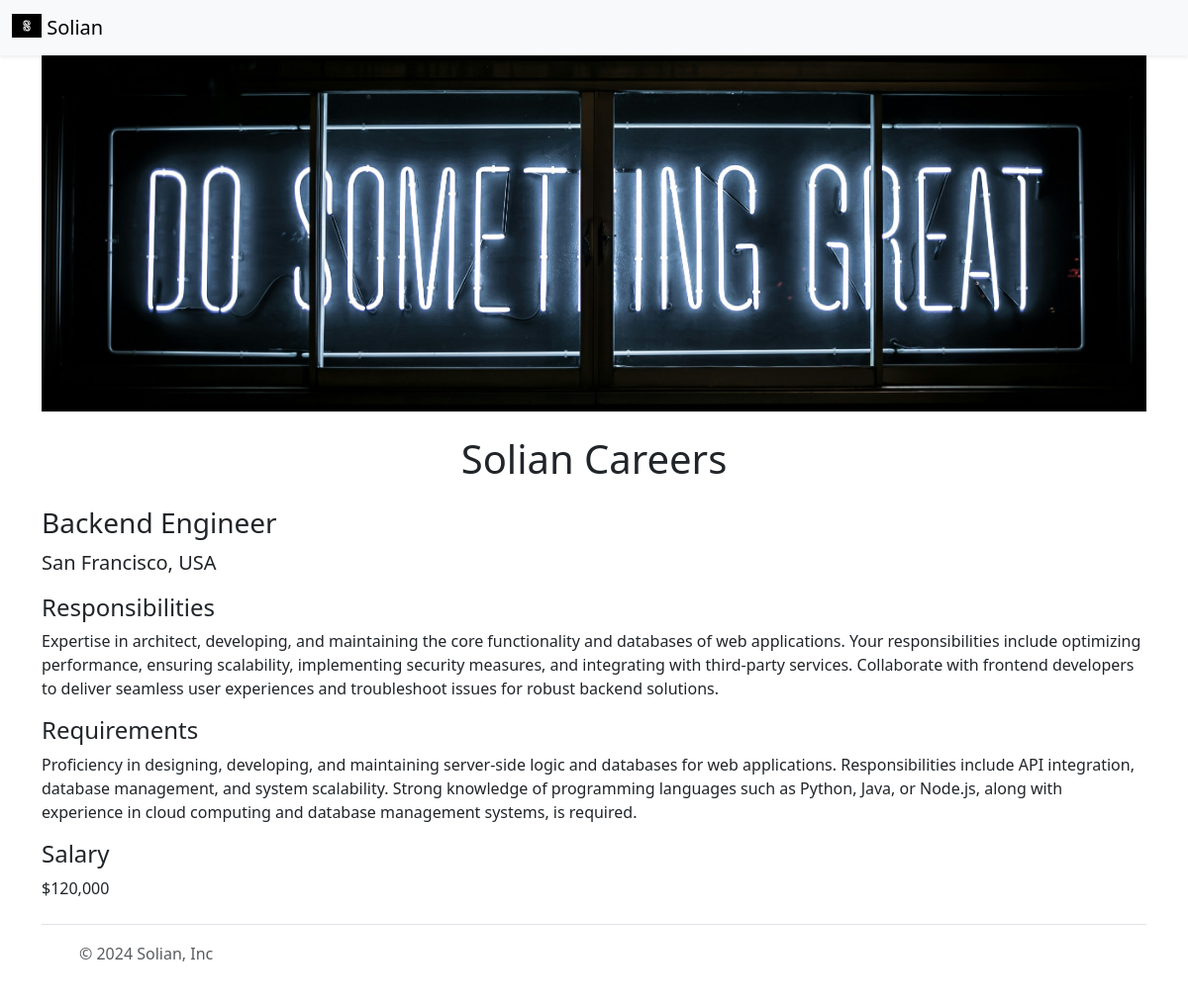
The page /job/4 on the database its author committed.
### tables this page shows
CREATE TABLE jobs (
    id INTEGER NOT NULL PRIMARY KEY AUTOINCREMENT,
    title VARCHAR(250) NOT NULL,
    location VARCHAR(250) NOT NULL,
    salary INT,
    currency VARCHAR(10),
    responsibilities VARCHAR(2000),
    requirements VARCHAR(2000) 
);

### app.py (the view)
@app.route('/job/<id>')
def show_job(id):
    job = load_job_from_db(id)
    if not job:
        return "Not Found"
    return render_template('jobpage.html', job=job)

### database.py (called while the page is built)
def load_job_from_db(id):
    with engine.connect() as conn:
        query = table.select().where(table.c.id == id)
        result = conn.execute(query)
        row = result.fetchone()
    if row is not None:
        column_names = result.keys()
        job_dict = dict(zip(column_names, row))
        return job_dict
    else:
        return None

### templates/jobpage.html (shortened to what this page needs)
<!DOCTYPE html>
<html lang="en">
<head>
    {% include 'bootstrap.html' %}
</head>
<body>
    {% include 'nav.html' %}
    <div class="container">
        {% include 'banner.html' %}
        <h1 class="text-center mt-2 mb-4">Solian Careers</h1>
        <h3 class="mb-2">{{job.title}}</h3>
        <p class="lead mt-0">{{job.location}}</p>
        <h4>Responsibilities</h4>
        <p>{{job.responsibilities}}</p>
        <h4>Requirements</h4>
        <p>{{job.requirements}}</p>
        <h4>Salary</h4>
        <p>{{job.currency}}{{job.salary}}</p>
    </div>
    {% include 'footer.html' %}
</body>
</html>

### rows shown on the page
jobs: title "Backend Engineer", location "San Francisco, USA", responsibilities "Expertise in architect, developing, and maintaining the core functionality and databases of web applications. Your responsibilities include optimizing performance, ensuring scalability, implementing security measures, and integrating with third-party services. Collaborate with frontend developers to deliver seamless user experiences and troubleshoot issues for robust backend solutions.", requirements "Proficiency in designing, developing, and maintaining server-side logic and databases for web applications. Responsibilities include API integration, database management, and system scalability. Strong knowledge of programming languages such as Python, Java, or Node.js, along with experience in cloud computing and database management systems, is required.", currency "$", salary "120,000"
